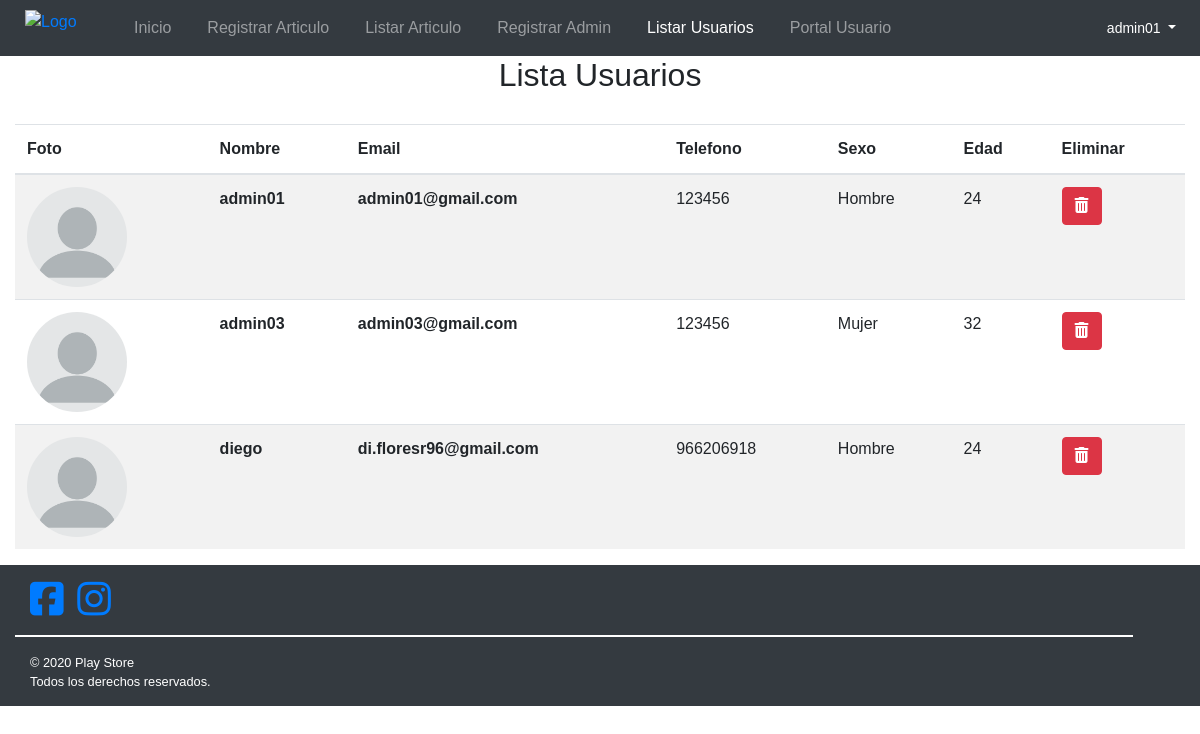
Screenshot of /articulos/articulo/listar/usuarios/ (signed in) with the database file from the repository.
### articulos/models.py (models this page shows, shortened)
class Usuario(AbstractBaseUser):
    email= models.EmailField('Correo Electrónico', unique=True, max_length= 30)
    nombreUsuario = models.CharField('Nombre de usuario', max_length=100)
    telefono = models.CharField('Telefono', max_length=12)
    sexo = models.ForeignKey(Sexo, on_delete=models.CASCADE)
    edad = models.IntegerField()
    password = models.CharField(null=True, max_length=30)
    img = models.ImageField('Imagen de Perfil', upload_to='static/articulos/img/usuarios', null=True, blank=True)
    usuarioActivo = models.BooleanField(default=True)
    usuarioAdmin = models.BooleanField(default=False)
    objects = UsuarioManager()
    USERNAME_FIELD = 'email'
    REQUIRED_FIELDS = ['nombreUsuario', 'telefono', 'sexo', 'edad', 'password']
    @property
    def is_staff(self):
        return self.usuarioAdmin

class Sexo(models.Model):
    id = models.AutoField(primary_key=True)
    sexo = models.CharField(max_length=50, help_text="Añada descripción del tipo sexo")
    class Meta:
        ordering=['sexo']
    def __str__(self):
        return self.sexo

### articulos/views.py (the view)
# urls.py: path('articulo/listar/usuarios/', staff_member_required(views.ListarUsuarios.as_view()), name='articulo-listar-usuarios'),
class ListarUsuarios(generic.ListView):
    template_name = 'articulos/listarUsuarios.html'
    context_object_name = 'listaUsuarios'
    def get_queryset(self):
        return Usuario.objects.all()

### articulos/templates/articulos/listarUsuarios.html (shortened to what this page needs)
{% extends "articulos/base_articulos.html" %} {% load static %}
{% block content %}
<div>
    <h2 class="col-12">Lista Usuarios</h2>
    {% if listaUsuarios %}
    <div class="table-responsive-lg">
        <table class="table table-striped">
            <thead>
                <tr>
                    <th scope="col">Foto</th>
                    <th scope="col">Nombre</th>
                    <th scope="col">Email</th>
                    <th scope="col">Telefono</th>
                    <th scope="col">Sexo</th>
                    <th scope="col">Edad</th>
                    <th scope="col">Eliminar</th>
                </tr>
            </thead>
            <tbody>
                {% for usuario in listaUsuarios %}
                <tr>
                    <td scope="row">
                        {% if usuario.img %}
                        <img class="articulos-listar-imagen" src="{{usuario.img.url}}" alt="" />
                        {% else %}
                        <img src="{% static 'articulos/img/usuarios/perfil.webp' %}" class="articulos-listar-imagen" alt="Imagen no disponible" />
                        {% endif %}
                    </td>
                    <td><b>{{usuario.nombreUsuario}}</b></td>
                    <td><b>{{usuario.email}}</b></td>
                    <td>{{usuario.telefono}}</td>
                    <td>{{usuario.sexo}}</td>
                    <td>{{usuario.edad}}</td>
                    <td>
                        <a href="#" onclick="confirmarEliminacionUsuario( '{{usuario.email}}' )">
                            <button class="btn btn-danger"><i class="fas fa-trash-alt"></i></button>
                        </a>
                    </td>
                </tr>
                {% endfor %}
            </tbody>
        </table>
    </div>
    {% else %}
    <p>No existen usuarios</p>
    {% endif %}
</div>
{% endblock %}

### articulos/templates/articulos/base_articulos.html (shortened to what this page needs)
<!DOCTYPE html>
<html lang="es">
    <head>
        {% load static %}
        <link rel="stylesheet" href="https://stackpath.bootstrapcdn.com/bootstrap/4.5.2/css/bootstrap.min.css" />
        <link rel="stylesheet" href="{% static 'articulos/css/style.css' %}" />
        <link rel="stylesheet" href="{% static 'articulos/css/style_articulos.css' %}">
    </head>
    <body>
        <div class="container-fluid">
            <header class="row bg-dark">
                <figure class="col-12 col-lg-1">
                    <a href="#"><img src="{% static 'articulos/img/logo.png' %}" alt="Logo" class="logo" /></a>
                </figure>
                <nav class="navbar navbar-expand-lg navbar-dark bg-dark col-12 col-lg-11">
                    <div class="collapse navbar-collapse" id="navbarTogglerDemo02">
                        <ul class="navbar-nav mr-auto mt-2 mt-lg-0">
                            <li class="nav-item">
                                <a class="nav-link" href="#"> Inicio <span class="sr-only">(current)</span></a></span>
                            </li>
                            <li class="nav-item {% if request.path == '/articulos/articulo/register/' %} active {% endif %} ">
                                <a class="nav-link" href="{% url 'articulo-register' %}"> Registrar Articulo<span class="sr-only">(current)</span></a></span>
                            </li>
                            <li class="nav-item {% if request.path == '/articulos/articulo/listar/' %} active {% endif %}">
                                <a class="nav-link" href="{% url 'articulo-listar' %}"> Listar Articulo <span class="sr-only">(current)</span></a></span>
                            </li>
                            <li class="nav-item {% if request.path == '/articulos/articulo/register/admin/' %} active {% endif %}">
                                <a class="nav-link" href="{% url 'articulo-register-admin' %}"> Registrar Admin<span class="sr-only">(current)</span></a></span>
                            </li>
                            <li class="nav-item {% if request.path == '/articulos/articulo/listar/usuarios/' %} active {% endif %}">
                                <a class="nav-link" href="{% url 'articulo-listar-usuarios' %}"> Listar Usuarios<span class="sr-only">(current)</span></a></span>
                            </li>
                            <li class="nav-item">
                                <a class="nav-link" href="{% url 'index' %}"> Portal Usuario<span class="sr-only">(current)</span></a></span>
                            </li>
                        </ul>
                        {% if user.is_authenticated %}
                        <div class="btn-group menu-desplegable">
                            <button type="button" class="btn btn-secondary btn-sm dropdown-toggle bg-dark" data-toggle="dropdown" aria-haspopup="true" aria-expanded="false">
                              {{ user.nombreUsuario }}
                            </button>
                        </div>
                        {% endif %}
                    </div>
                </nav>
            </header>
           {% block content %} {%  endblock %}
           <footer class="row bg-dark">
            <div class="col-12"> <a href="#"><i class="fab fa-facebook-square fa-3x"></i></a> <a href="#"><i class="fab fa-instagram fa-3x"></i></a> </div>
            <hr class="col-11">
            <div class="col-12">© 2020 Play Store</div>
            <div class="col-12">Todos los derechos reservados.</div>
           </footer>
        </div>
    </body>
</html>

### articulos/static/articulos/css/style.css (style rules this page uses)
* { margin: 0px; padding: 0px; list-style: none; text-decoration: none; font-family: sans-serif; box-sizing: border-box; }
.container-fluid { min-height: calc(100vh- 100px - 300px); }
.logo { width: 90px; padding-left: 10px; padding-top: 10px; }
header nav ul li { margin: 0px 10px; }
h2 { text-align: center; margin-bottom: 30px; }
footer { color: #ffffff; margin-top: 10px; padding-left: 15px; padding-top: 15px; padding-bottom: 15px; font-size: 80%; }
footer a { margin-right: 10px; }
footer hr { background-color: #474747; border: solid 1px; }

### articulos/static/articulos/css/style_articulos.css (style rules this page uses)
.menu-desplegable button { border: 0; border-radius: 0%; }
.articulos-listar-imagen { width: 100px; height: 100px; border-radius: 100%; }

### rows the page displays
Usuario: nombreUsuario "admin01", email "admin01@gmail.com", telefono "123456", sexo "Hombre", edad "24"
Usuario: nombreUsuario "admin03", email "admin03@gmail.com", telefono "123456", sexo "Mujer", edad "32"
Usuario: nombreUsuario "diego", email "di.floresr96@gmail.com", telefono "966206918", sexo "Hombre", edad "24"
